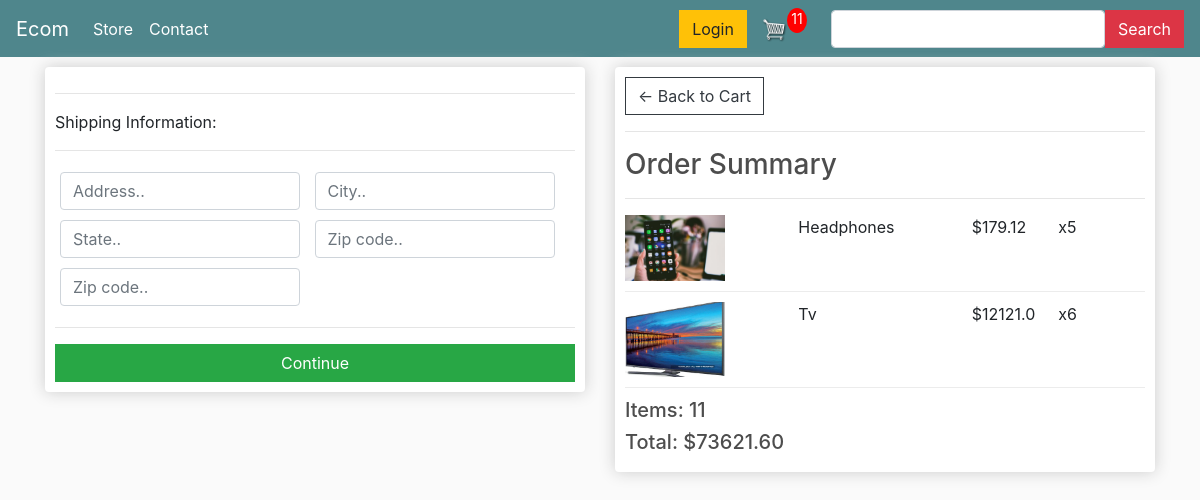
Page /user_checkout/ (signed in) on the earlier database version.
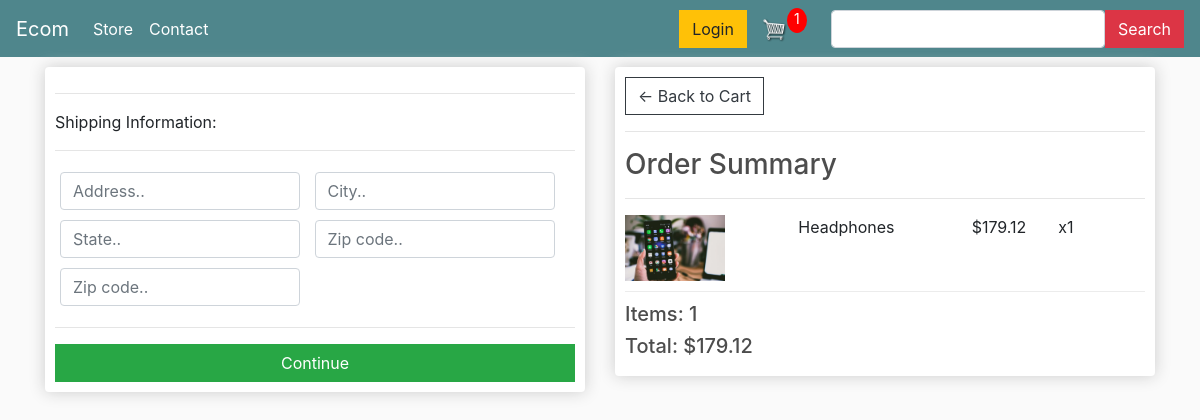
Same page on the later database version.
### user_panel/models.py (models this page shows, shortened)
class OrderItem(models.Model):
    product = models.ForeignKey(Product, on_delete=models.SET_NULL, blank=True, null=True)
    order = models.ForeignKey(Order, on_delete=models.SET_NULL, blank=True, null=True)
    quantity = models.IntegerField(default=0, null=True, blank=True)
    date_added = models.DateTimeField(auto_now_add=True)
    @property
    def get_total(self):
        total = self.product.price * self.quantity
        return total

class Product(models.Model):
    name = models.CharField(max_length=200, null=True)
    price = models.FloatField()
    digital = models.BooleanField(default=False, null=True, blank=False)
    image1 = models.ImageField(null=True, blank=True)
    image2 = models.ImageField(null=True, blank=True)
    image3 = models.ImageField(null=True, blank=True)
    def imageURL1(self):
        try:
            url = self.image1.url
        except:
            url = ''
        return url

class Order(models.Model):
    customer = models.ForeignKey(Customer, on_delete=models.SET_NULL, blank=True, null=True)
    date_orderd = models.DateTimeField(auto_now_add=True)
    complete = models.BooleanField(default=False, null=True, blank=False)
    transaction_id = models.CharField(max_length=200, null=True)
    @property
    def shipping(self):
        shipping = False
        orderitems = self.orderitem_set.all()
        for i in orderitems:
            if i.product.digital == False:
                shipping = True
            return shipping
    @property
    def get_cart_total(self):
        orderitems = self.orderitem_set.all()
        total = sum([item.get_total for item in orderitems])
        return total
    @property
    def get_cart_items(self):
        orderitems = self.orderitem_set.all()
        total = sum([item.quantity for item in orderitems])
        return total

### user_panel/views.py (the view)
# urls.py: path('user_checkout/', views.checkout, name="user_checkout"),
@csrf_protect
def checkout(request):
    if request.user.is_authenticated:
        customer = request.user.customer
        order, created = Order.objects.get_or_create(customer=customer, complete=False)
        items = order.orderitem_set.all()
        cartItems = order.get_cart_items
    else:
        items = []
        order = {'get_cart_total':0, 'get_cart_items': 0,  'shipping': False}
        cartItems = order['get_cart_items']
    context = {
        'items': items,
        'order': order,
         'cartItems': cartItems,
    }
    return render(request, 'user_panel/checkout.html', context)

### templates/user_panel/checkout.html (shortened to what this page needs)
{% extends 'user_panel/base.html' %} {% load static %} {% block content %}
<div class="row">
  <div class="col-lg-6">
    <div class="box-element" id="form-wrapper">
      <form id="form">
        <div id="shipping-info">
          <hr />
          <p>Shipping Information:</p>
          <hr />
          <div class="form-field">
            <input
              class="form-control"
              type="text"
              name="address"
              placeholder="Address.."
            />
          </div>
          <div class="form-field">
            <input
              class="form-control"
              type="text"
              name="city"
              placeholder="City.."
            />
          </div>
          <div class="form-field">
            <input
              class="form-control"
              type="text"
              name="state"
              placeholder="State.."
            />
          </div>
          <div class="form-field">
            <input
              class="form-control"
              type="text"
              name="zipcode"
              placeholder="Zip code.."
            />
          </div>
          <div class="form-field">
            <input
              class="form-control"
              type="text"
              name="country"
              placeholder="Zip code.."
            />
          </div>
        </div>
        <hr />
        <input
          id="form-button"
          class="btn btn-success btn-block"
          type="submit"
          value="Continue"
        />
      </form>
    </div>
    <br />
  </div>
  <div class="col-lg-6">
    <div class="box-element">
      <a class="btn btn-outline-dark" href="{% url 'user_cart' %}"
        >&#x2190; Back to Cart</a
      >
      <hr />
      <h3>Order Summary</h3>
      <hr />
      {% for item in items %}
      <div class="cart-row">
        <div style="flex: 2">
          <img class="row-image" src="{{item.product.imageURL1}}" />
        </div>
        <div style="flex: 2"><p>{{item.product.name}}</p></div>
        <div style="flex: 1"><p>${{item.product.price}}</p></div>
        <div style="flex: 1"><p>x{{item.quantity}}</p></div>
      </div>
      {% endfor %}
      <h5>Items: {{order.get_cart_items}}</h5>
      <h5>Total: ${{order.get_cart_total|floatformat:2}}</h5>
    </div>
  </div>
</div>
{% endblock content %}

Differences in the rows shown:
removed OrderItem: product.imageURL1 (picture), product.name "Tv", product.price "12121.0", quantity "6"
changed OrderItem "Headphones": quantity "5" → "1"
changed through a linked row, Order: get_cart_items "11" → "1"; get_cart_total "73621.60" → "179.12"
Other differences:
{{ cartItems }}: "11" → "1"
